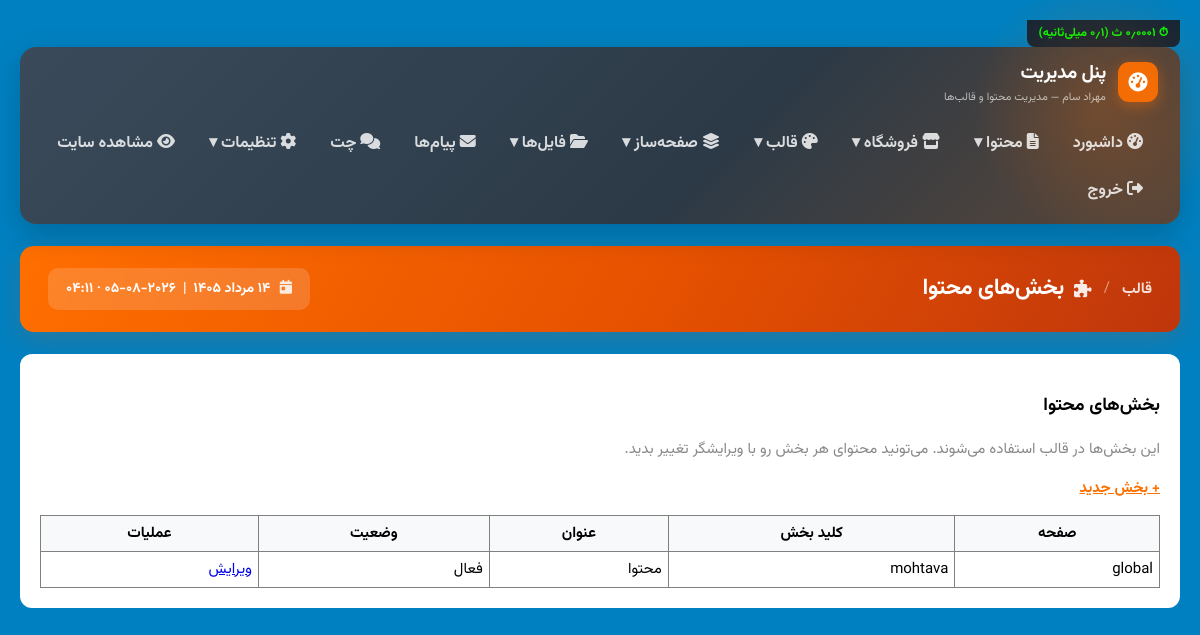
The page /mod/theme/sections (signed in) on the database its author committed.
### tables this page shows
CREATE TABLE `template_sections` (
  `id` int(11) NOT NULL AUTO_INCREMENT,
  `page` varchar(100) NOT NULL DEFAULT 'global',
  `section_key` varchar(100) NOT NULL,
  `title` varchar(200) DEFAULT NULL,
  `content` text,
  `vaziat` tinyint(1) DEFAULT '1',
  `created_at` timestamp NULL DEFAULT CURRENT_TIMESTAMP,
  `updated_at` timestamp NULL DEFAULT CURRENT_TIMESTAMP ON UPDATE CURRENT_TIMESTAMP,
  PRIMARY KEY (`id`),
  UNIQUE KEY `unique_page_section` (`page`,`section_key`)
);

### mohtava/ghaleb/admin-theme.php (the view, shortened to what this page needs)
<?php
function admin_theme_route($action, $params) {
    switch ($action) {
        case 'sections':
            admin_theme_section_list();
            break;
    }
}
    ?>
    <?php
function admin_theme_section_list() {
    $bank = new Bank();
    $conn = $bank->getConnection();
    $result = $conn->query("SELECT * FROM template_sections ORDER BY page ASC, section_key ASC");
    $sections = $result ? $result->fetch_all(MYSQLI_ASSOC) : [];
    include __DIR__ . '/../../ghaleb/ghmod/sarfaraz.php';
    ?>
    <h3>بخش‌های محتوا</h3>
    <p style="color:#888;margin-bottom:16px;">این بخش‌ها در قالب استفاده می‌شوند. می‌تونید محتوای هر بخش رو با ویرایشگر تغییر بدید.</p>
    <p><a href="<?= BASE_URL ?>mod/theme/section_edit" style="color:var(--rang-asli,#FF6F00);font-weight:700;">+ بخش جدید</a></p>
    <table border="1" cellpadding="6" cellspacing="0" width="100%" style="border-collapse:collapse;margin-top:12px;">
        <tr style="background:#f8f9fa;"><th>صفحه</th><th>کلید بخش</th><th>عنوان</th><th>وضعیت</th><th>عملیات</th></tr>
        <?php if (empty($sections)): ?>
        <tr><td colspan="5" style="text-align:center;padding:32px;color:#888;">بخشی وجود ندارد. اولین بخش را ایجاد کنید.</td></tr>
        <?php else: foreach ($sections as $s): ?>
        <tr>
            <td><?= htmlspecialchars($s['page']) ?></td>
            <td><?= htmlspecialchars($s['section_key']) ?></td>
            <td><?= htmlspecialchars($s['title'] ?? '') ?></td>
            <td><?= $s['vaziat'] ? 'فعال' : 'غیرفعال' ?></td>
            <td><a href="<?= BASE_URL ?>mod/theme/section_edit/<?= $s['id'] ?>">ویرایش</a></td>
        </tr>
        <?php endforeach; endif; ?>
    </table>
    <?php
    include __DIR__ . '/../../ghaleb/ghmod/panevis.php';
}
    ?>

### rows shown on the page
template_sections: page "global", section_key "mohtava", title "محتوا", vaziat "فعال"

### other values the page prints
$item['label'] "داشبورد"
$item['label'] "محتوا"
$item['label'] "فروشگاه"
$item['label'] "قالب"
$item['label'] "صفحه‌ساز"
$item['label'] "فایل‌ها"
$item['label'] "پیام‌ها"
$item['label'] "چت"
$item['label'] "تنظیمات"
$item['label'] "مشاهده سایت"
$item['label'] "خروج"
$pb_parent "قالب"
$pb_name "بخش‌های محتوا"
